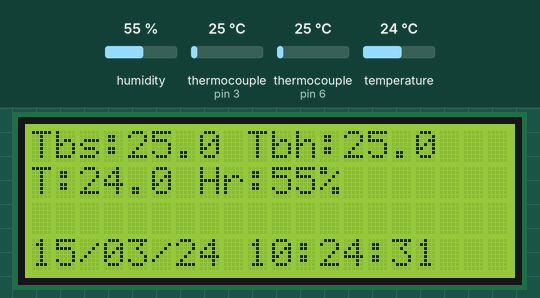
This sketch was run on a simulated Arduino Mega 2560, built with avr-gcc and run on an emulated ATmega2560. On the bench: 20×4 character LCD. The inputs (shaded band) are chosen by the test bench; at power-on: humidity 55 %, thermocouple (sensors on pin 3, pin 6) 25 °C, temperature 24 °C. The local clock reads 2024-03-15 10:24:30 at power-on unless the sketch sets it; storage starts empty.

Above: at 1.3 s.
1.4 s: humidity set to 22 %
At 3.4 s:
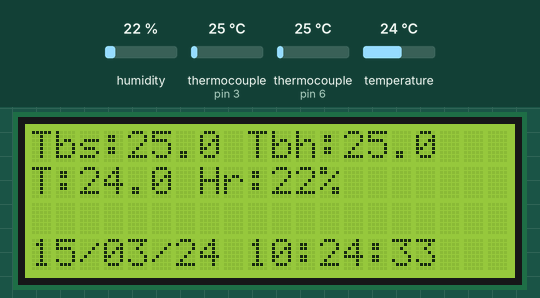
5.5 s: thermocouple (sensor on pin 3) set to 6 °C
At 8.4 s:
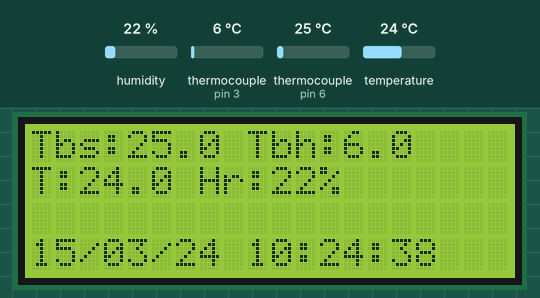
8.5 s: thermocouple (sensor on pin 6) set to 6 °C
At 11.4 s:
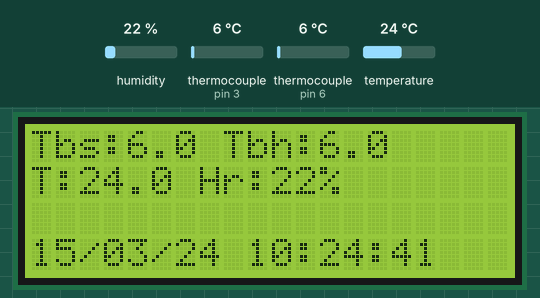
11.5 s: temperature set to 12 °C
At 14.4 s:
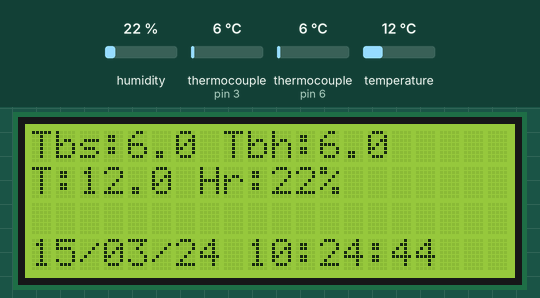
14.5 s: thermocouple (sensor on pin 3) set to 75 °C
At 17.4 s:
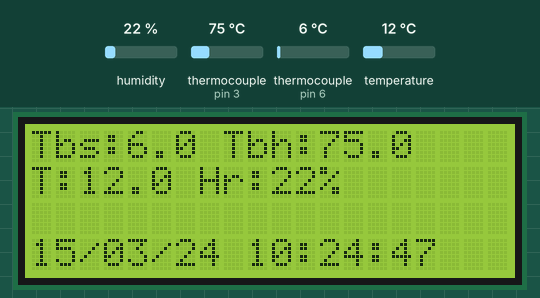
17.5 s: thermocouple (sensor on pin 6) set to 75 °C
At 19.5 s:
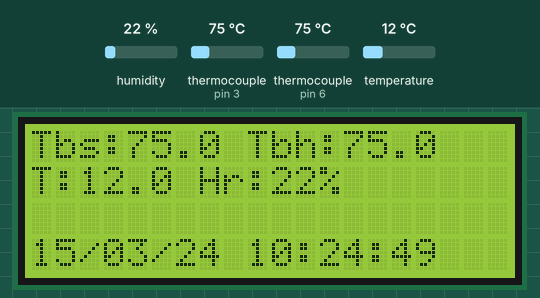
Timing chart, 0 to 21.0 s (numbered marks = the images above; inputs shaded):
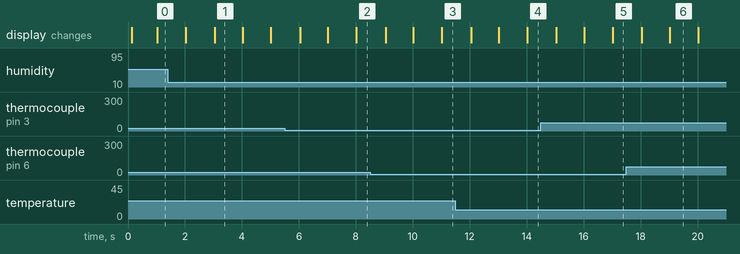

Measured:
- what the display in image 1 shows lasts 1.0 s, from 3.0 s to 4.0 s

The sketch:

Proyecto_3_ab.ino
```cpp
#include <Wire.h>
#include <RTClib.h>
#include <DHT.h>
#include <LiquidCrystal.h>
#include <SPI.h>
#include <SdFat.h>
#include "Adafruit_MAX31855.h"
#include <math.h>

#define SD_CS_PIN 10
#define DHTPIN 8
#define DHTTYPE DHT11

// Pines para los sensores MAX31855 existentes
// Bulbo húmedo
#define MAXDO_1   2
#define MAXCS_1   3
#define MAXCLK_1  4
// Bulbo seco
#define MAXDO_2   5
#define MAXCS_2   6
#define MAXCLK_2  7

const double ALTURA_CHAPINGO = 2250.0;  // Altitud en metros

// Compensación para los sensores
const double COMPENSACION_TBS = 0.0;     // Ajustable en el futuro
const double COMPENSACION_TBH = 0.0;     // Ajustable en el futuro

LiquidCrystal lcd(32, 30, 28, 26, 24, 22);  // Inicializar LCD
RTC_DS3231 rtc;  // Inicializar RTC
DHT dht(DHTPIN, DHTTYPE);  // Inicializar sensor DHT11

// Inicializar sensores termopar MAX31855
Adafruit_MAX31855 termoparTbh(MAXCLK_1, MAXCS_1, MAXDO_1);  // Bulbo húmedo
Adafruit_MAX31855 termoparTbs(MAXCLK_2, MAXCS_2, MAXDO_2);  // Bulbo seco

bool sdDisponible = false;  // Bandera de disponibilidad de la SD

SdFat SD;  // Usar biblioteca SdFat para operaciones con la tarjeta SD

// Estructura para almacenar datos individuales con variables enteras
struct DatosIndividuales {
  uint32_t timestamp;  // 4 bytes
  int16_t tbs;        // 2 bytes (temperatura * 10)
  int16_t tbh;        // 2 bytes (temperatura * 10)
  int16_t tempDHT;    // 2 bytes (temperatura * 10)
  int16_t humDHT;     // 2 bytes (humedad * 10)
};
// Total por entrada: 4 + (2 * 4) = 12 bytes

#define TAMANO_BUFFER_INDIVIDUAL 260  // Ajustado a 260 entradas
DatosIndividuales bufferDatosIndividuales[TAMANO_BUFFER_INDIVIDUAL];
int indiceBufferIndividuales = 0;

int segundoAnterior = -1;  // Variable para detectar cambio de segundo

// Estructura para almacenar valores previos de la LCD y actualizar solo cuando cambien
struct ValoresPreviosLCD {
  String tbs = "";
  String tbh = "";
  String tempDHT = "";
  String humDHT = "";
  DateTime fechaHora;
} prevLCD;

// Prototipos de funciones
void mostrarEnLCD(String tbsStr, String tbhStr, String tempDHTStr, String humDHTStr, DateTime fecha);
void registrarDatos(int16_t tbs, int16_t tbh, int16_t tempDHT, int16_t humDHT, DateTime ahora);
void verificarSD();
void crearArchivosSiNoExisten();
void escribirDatosPendientes();

void setup() {
  Serial.begin(9600);
  lcd.begin(20, 4);  // Inicializar LCD con 20 columnas y 4 filas

  if (!rtc.begin()) {
    Serial.println(F("Error: No se encontró el RTC"));  // RTC no encontrado
    while (1);
  }

  if (rtc.lostPower()) {
    Serial.println(F("RTC perdió energía, ajustando fecha y hora..."));
    rtc.adjust(DateTime(F(__DATE__), F(__TIME__)));  // Ajustar RTC a la hora de compilación
  }

  dht.begin();
  lcd.clear();

  lcd.setCursor(0, 0);
  lcd.print(F("Iniciando..."));

  sdDisponible = SD.begin(SD_CS_PIN);
  if (sdDisponible) {
    crearArchivosSiNoExisten();
    escribirDatosPendientes();  // Intentar escribir datos pendientes al inicio
  } else {
    Serial.println(F("No se pudo inicializar la tarjeta SD."));
  }

  prevLCD.fechaHora = DateTime((uint32_t)0);  // Inicializar fecha/hora previa de la LCD
}

void loop() {
  DateTime ahora = rtc.now();

  // Verificar si ha cambiado el segundo
  if (ahora.second() != segundoAnterior) {
    segundoAnterior = ahora.second();

    // Leer sensores
    double tbs = termoparTbs.readCelsius();
    double tbh = termoparTbh.readCelsius();
    float tempDHT = dht.readTemperature();
    float humDHT = dht.readHumidity();

    if (isnan(tbs) || isnan(tbh) || isnan(tempDHT) || isnan(humDHT)) {
      Serial.println(F("Error en lectura de sensores"));
      return;
    }

    // Aplicar compensaciones
    tbs += COMPENSACION_TBS;
    tbh += COMPENSACION_TBH;

    // Convertir valores a enteros escalados (temperatura * 10, humedad * 10)
    int16_t tbsInt = (int16_t)(tbs * 10);
    int16_t tbhInt = (int16_t)(tbh * 10);
    int16_t tempDHTInt = (int16_t)(tempDHT * 10);
    int16_t humDHTInt = (int16_t)(humDHT * 10);

    // Convertir valores a String para mostrar en LCD
    String tbsStr = String(tbs, 1);
    String tbhStr = String(tbh, 1);
    String tempDHTStr = String(tempDHT, 1);
    String humDHTStr = String(humDHT, 0);  // Mostrar como entero

    mostrarEnLCD(tbsStr, tbhStr, tempDHTStr, humDHTStr, ahora);
    registrarDatos(tbsInt, tbhInt, tempDHTInt, humDHTInt, ahora);

    verificarSD();
  }
}

void verificarSD() {
  static unsigned long ultimaVerificacionSD = 0;
  DateTime ahora = rtc.now();

  // Verificar tarjeta SD cada minuto
  if (ahora.minute() != ultimaVerificacionSD) {
    ultimaVerificacionSD = ahora.minute();

    SD.end();
    delay(10);

    if (SD.begin(SD_CS_PIN)) {
      if (!sdDisponible) {
        Serial.println(F("Tarjeta SD detectada."));
        crearArchivosSiNoExisten();
        escribirDatosPendientes();
      }
      sdDisponible = true;
    } else {
      if (sdDisponible) {
        Serial.println(F("Tarjeta SD no detectada."));
      }
      sdDisponible = false;
    }
  }
}

void mostrarEnLCD(String tbsStr, String tbhStr, String tempDHTStr, String humDHTStr, DateTime fecha) {
  // Línea 0: Tbs y Tbh
  if (tbsStr != prevLCD.tbs || tbhStr != prevLCD.tbh) {
    lcd.setCursor(0, 0);
    lcd.print(F("Tbs:"));
    lcd.print(tbsStr);
    lcd.print(F(" Tbh:"));
    lcd.print(tbhStr);
    lcd.print(F("   ")); // Limpiar el resto de la línea
    prevLCD.tbs = tbsStr;
    prevLCD.tbh = tbhStr;
  }

  // Línea 1: Temp y Humedad DHT11
  if (tempDHTStr != prevLCD.tempDHT || humDHTStr != prevLCD.humDHT) {
    lcd.setCursor(0, 1);
    lcd.print(F("T:"));
    lcd.print(tempDHTStr);
    lcd.print(F(" Hr:"));
    lcd.print(humDHTStr);
    lcd.print(F("%"));
    lcd.print(F("   ")); // Limpiar el resto de la línea
    prevLCD.tempDHT = tempDHTStr;
    prevLCD.humDHT = humDHTStr;
  }

  // Línea 3: Fecha y Hora (dejamos línea 2 vacía)
  if (fecha.second() != prevLCD.fechaHora.second()) {
    lcd.setCursor(0, 3);
    if (fecha.day() < 10) lcd.print('0');
    lcd.print(fecha.day());
    lcd.print('/');
    if (fecha.month() < 10) lcd.print('0');
    lcd.print(fecha.month());
    lcd.print('/');
    lcd.print(fecha.year() % 100); // Últimos dos dígitos del año
    lcd.print(' ');
    if (fecha.hour() < 10) lcd.print('0');
    lcd.print(fecha.hour());
    lcd.print(':');
    if (fecha.minute() < 10) lcd.print('0');
    lcd.print(fecha.minute());
    lcd.print(':');
    if (fecha.second() < 10) lcd.print('0');
    lcd.print(fecha.second());
    lcd.print(F("   ")); // Limpiar el resto de la línea

    prevLCD.fechaHora = fecha;
  }
}

void registrarDatos(int16_t tbs, int16_t tbh, int16_t tempDHT, int16_t humDHT, DateTime ahora) {
  char buffer[256];

  if (sdDisponible) {
    File archivo = SD.open("datos.txt", FILE_WRITE);
    if (archivo) {
      // Convertir valores a cadenas para escribir en la SD
      char tbsStr[10], tbhStr[10], tempDHTStr[10], humDHTStr[10];

      dtostrf(tbs / 10.0, 6, 1, tbsStr);
      dtostrf(tbh / 10.0, 6, 1, tbhStr);
      dtostrf(tempDHT / 10.0, 6, 1, tempDHTStr);
      dtostrf(humDHT / 10.0, 6, 1, humDHTStr);

      sprintf(buffer, "%02d/%02d/%04d\t%02d:%02d:%02d\t%s\t%s\t%s\t%s",
              ahora.day(), ahora.month(), ahora.year(),
              ahora.hour(), ahora.minute(), ahora.second(),
              tbsStr, tbhStr, tempDHTStr, humDHTStr);

      archivo.println(buffer);
      archivo.close();
    } else {
      Serial.println(F("Error al abrir datos.txt para escritura."));
      sdDisponible = false;  // Marcar SD como no disponible
    }
  } else {
    // Almacenar datos en el buffer si la SD no está disponible
    if (indiceBufferIndividuales < TAMANO_BUFFER_INDIVIDUAL) {
      DatosIndividuales datosInd;
      datosInd.timestamp = ahora.unixtime();
      datosInd.tbs = tbs;
      datosInd.tbh = tbh;
      datosInd.tempDHT = tempDHT;
      datosInd.humDHT = humDHT;

      bufferDatosIndividuales[indiceBufferIndividuales] = datosInd;
      indiceBufferIndividuales++;
    } else {
      // Si el buffer está lleno, sobrescribir los datos más antiguos
      Serial.println(F("Buffer de datos individuales lleno. Datos antiguos serán sobrescritos."));
      for (int i = 1; i < TAMANO_BUFFER_INDIVIDUAL; i++) {
        bufferDatosIndividuales[i - 1] = bufferDatosIndividuales[i];
      }
      DatosIndividuales datosInd;
      datosInd.timestamp = ahora.unixtime();
      datosInd.tbs = tbs;
      datosInd.tbh = tbh;
      datosInd.tempDHT = tempDHT;
      datosInd.humDHT = humDHT;
      bufferDatosIndividuales[TAMANO_BUFFER_INDIVIDUAL - 1] = datosInd;
    }
  }
}

void crearArchivosSiNoExisten() {
  if (!SD.exists("datos.txt")) {
    File archivo = SD.open("datos.txt", FILE_WRITE);
    if (archivo) {
      archivo.println(F("Fecha\t\tHora\t\tTbs\tTbh\tDHT11T\tDHT11HR"));
      archivo.close();
    } else {
      Serial.println(F("Error al crear datos.txt"));
    }
  }
}

void escribirDatosPendientes() {
  if (indiceBufferIndividuales > 0 && sdDisponible) {
    Serial.println(F("Escribiendo datos individuales pendientes en la SD..."));
    File archivo = SD.open("datos.txt", FILE_WRITE);
    if (archivo) {
      char buffer[256];
      for (int i = 0; i < indiceBufferIndividuales; i++) {
        DateTime fechaHora(bufferDatosIndividuales[i].timestamp);

        char tbsStr[10], tbhStr[10], tempDHTStr[10], humDHTStr[10];

        dtostrf(bufferDatosIndividuales[i].tbs / 10.0, 6, 1, tbsStr);
        dtostrf(bufferDatosIndividuales[i].tbh / 10.0, 6, 1, tbhStr);
        dtostrf(bufferDatosIndividuales[i].tempDHT / 10.0, 6, 1, tempDHTStr);
        dtostrf(bufferDatosIndividuales[i].humDHT / 10.0, 6, 1, humDHTStr);

        sprintf(buffer, "%02d/%02d/%04d\t%02d:%02d:%02d\t%s\t%s\t%s\t%s",
                fechaHora.day(), fechaHora.month(), fechaHora.year(),
                fechaHora.hour(), fechaHora.minute(), fechaHora.second(),
                tbsStr, tbhStr, tempDHTStr, humDHTStr);

        archivo.println(buffer);
      }
      archivo.close();
      indiceBufferIndividuales = 0;
    } else {
      Serial.println(F("Error al abrir datos.txt para escritura."));
    }
  }
}
```
